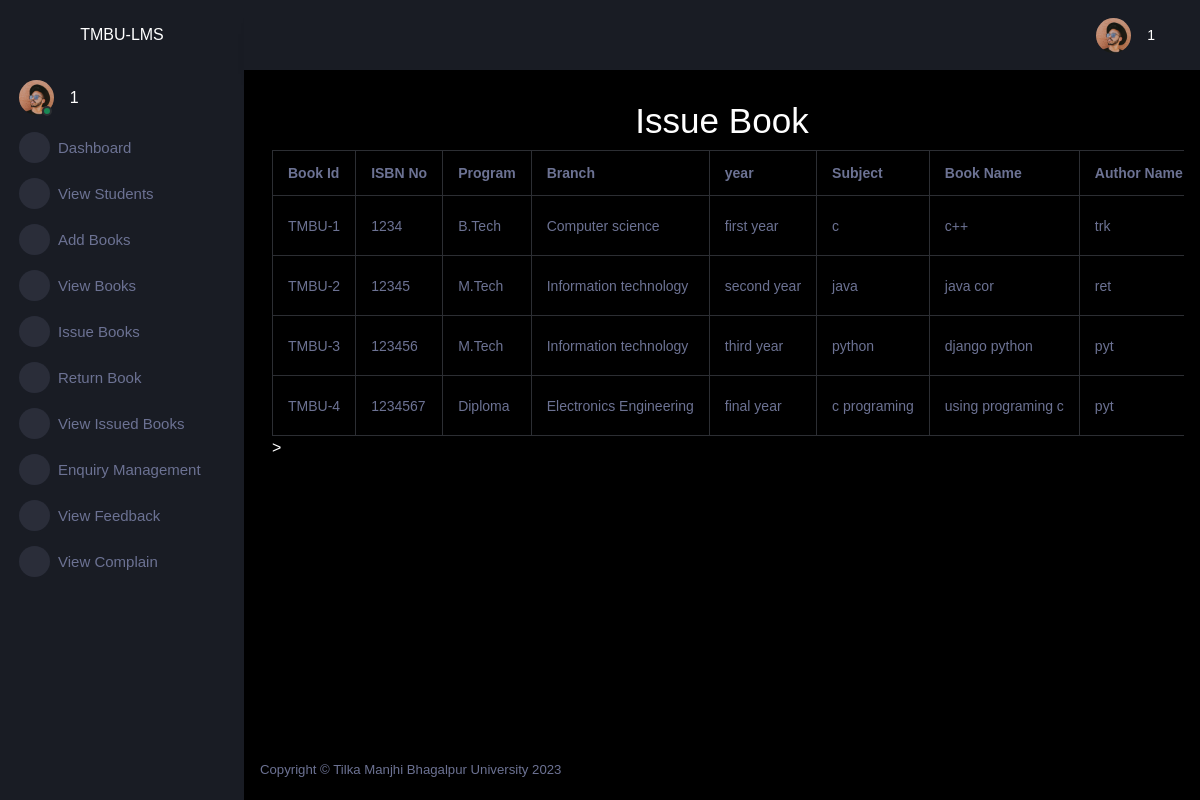
The app's page /adminapp/issuebook/ (signed in) with its own data.
### adminapp/models.py (models this page shows)
class BookStore(models.Model):
    bookid=models.CharField(max_length=15,primary_key=True)
    isbnno=models.CharField(max_length=15)
    program=models.CharField(max_length=100)
    branch=models.CharField(max_length=100)
    year=models.CharField(max_length=100)
    subject=models.CharField(max_length=100)
    bookname=models.CharField(max_length=100)
    authorname=models.CharField(max_length=100)
    qty=models.IntegerField()

### adminapp/views.py (the view)
# urls.py: path('issuebook/',views.issuebook,name='issuebook'),
@cache_control(no_cache=True,must_revalidate=True,no_store=True)
def issuebook(request):
    try:
        if request.session['adminid']!=None:
            book=BookStore.objects.all()
            adminid=request.session['adminid']
            return render(request,"issuebook.html",locals())
    except KeyError:
        return redirect('lmsapp:login')

### adminapp/templates/issuebook.html (shortened to what this page needs)
{% extends "adminparent.html" %}
{% block body %}
    <div class="row">
        <h1 style="text-align:center;">Issue Book</h1>
        <div class="col-sm-12" style="overflow-x:scroll ;">
            <table class="table table-bordered te-lightxt">
                <tr>
                    <th>Book Id</th>
                    <th>ISBN No</th>
                    <th>Program</th>
                    <th>Branch</th>
                    <th>year</th>
                    <th>Subject</th>
                    <th>Book Name</th>
                    <th>Author Name</th>
                </tr>
                {% for b in book %}
                <tr>
                    <td>{{b.bookid}}</td>
                    <td>{{b.isbnno}}</td>
                    <td>{{b.program}}</td>
                    <td>{{b.branch}}</td>
                    <td>{{b.year}}</td>
                    <td>{{b.subject}}</td>
                    <td>{{b.bookname}}</td>
                    <td>{{b.authorname}}</td>
                </tr>
                {% endfor %}
            </table>>
        </div>
    </div>
{% endblock body %}

### records on screen
BookStore: bookid "TMBU-1", isbnno "1234", program "B.Tech", branch "Computer science", year "first year", subject "c", bookname "c++", authorname "trk"
BookStore: bookid "TMBU-2", isbnno "12345", program "M.Tech", branch "Information technology", year "second year", subject "java", bookname "java cor", authorname "ret"
BookStore: bookid "TMBU-3", isbnno "123456", program "M.Tech", branch "Information technology", year "third year", subject "python", bookname "django python", authorname "pyt"
BookStore: bookid "TMBU-4", isbnno "1234567", program "Diploma", branch "Electronics Engineering", year "final year", subject "c programing", bookname "using programing c", authorname "pyt"

### other values on screen
{{ adminid }} "1"
